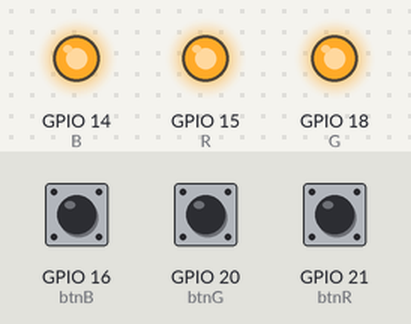
The program below on a simulated Raspberry Pi (BCM pin numbers). Parts: output pins drawn as LEDs (lit = HIGH). Inputs (shaded band) come from the test bench; at power-on: GPIO 16 (btnB) HIGH, GPIO 20 (btnG) HIGH, GPIO 21 (btnR) HIGH.

Above: at 1.2 s.
1.3 s: GPIO 16 (btnB) pulled LOW for 0.15 s
At 1.37 s:
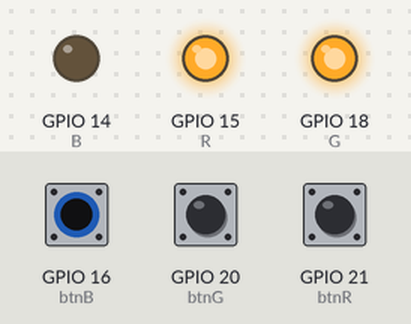
2.9 s: GPIO 20 (btnG) pulled LOW for 0.15 s
At 2.98 s:
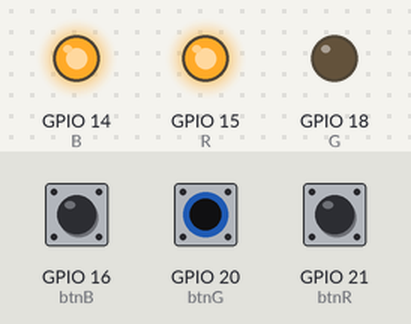
4.5 s: GPIO 21 (btnR) pulled LOW for 0.15 s
At 4.58 s:
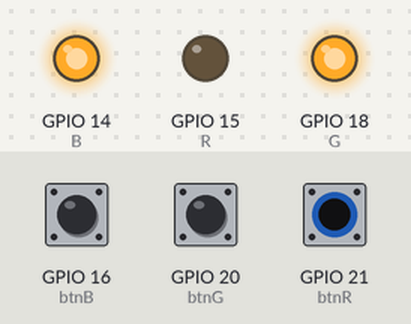
6.1 s: GPIO 21 (btnR) pulled LOW for 3.2 s
At 10.4 s:
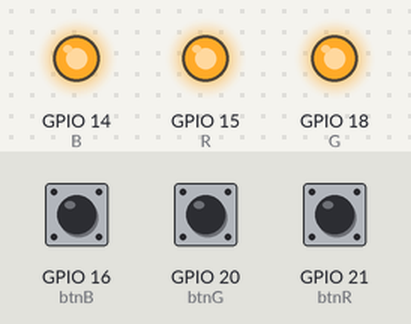
10.8 s: GPIO 16 (btnB) pulled LOW for 3.2 s
At 11.7 s:
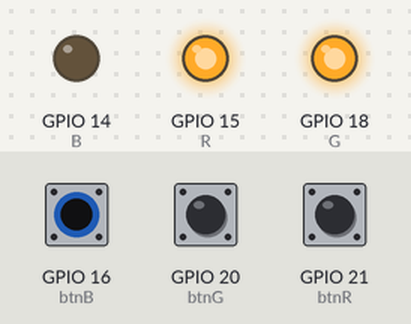
15.5 s: GPIO 16 (btnB) driven LOW and GPIO 20 (btnG) driven LOW
At 16.4 s:
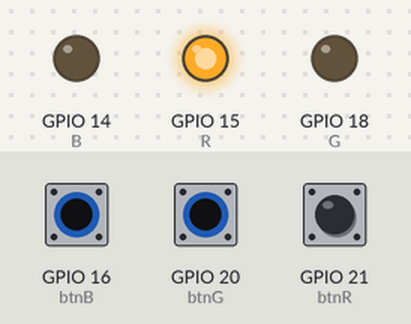
Timing chart, 0 to 18.0 s (numbered marks = the images above; inputs shaded):
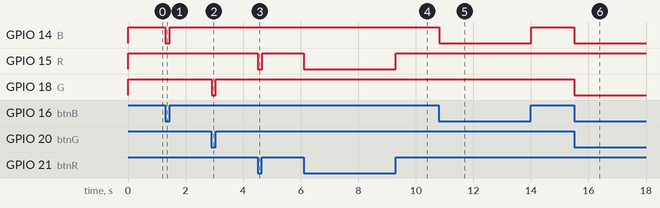

The program:

prog.py
```python
#!/usr/bin/env python
# encoding: utf-8

import RPi.GPIO
import time

R,G,B=15,18,14

# 按钮输出针脚连接的GPIO口
btnR, btnG, btnB=21,20,16

RPi.GPIO.setmode(RPi.GPIO.BCM)

RPi.GPIO.setup(R, RPi.GPIO.OUT)
RPi.GPIO.setup(G, RPi.GPIO.OUT)
RPi.GPIO.setup(B, RPi.GPIO.OUT)

# 按钮连接的GPIO针脚的模式设置为信号输入模式，同时默认拉高GPIO口电平，
# 当GND没有被接通时，GPIO口处于高电平状态，取的的值为1
# 注意到这是一个可选项，如果不在程序里面设置，通常的做法是通过一个上拉电阻连接到VCC上使之默认保持高电平
RPi.GPIO.setup(btnR, RPi.GPIO.IN, pull_up_down=RPi.GPIO.PUD_UP)
RPi.GPIO.setup(btnG, RPi.GPIO.IN, pull_up_down=RPi.GPIO.PUD_UP)
RPi.GPIO.setup(btnB, RPi.GPIO.IN, pull_up_down=RPi.GPIO.PUD_UP)

try:

	t = 0.4
	RPi.GPIO.output(R, True)
	RPi.GPIO.output(G, True)
	RPi.GPIO.output(B, True)
	while True:
		time.sleep(0.01)

		# 检测红色按钮是否被按下，如果被按下(低电平)，则亮红灯(输出低电平)，否则关红灯
		if (RPi.GPIO.input(btnR) == 0):
			RPi.GPIO.output(R, False)
		else:
			RPi.GPIO.output(R, True)

		# 检测绿色按钮是否被按下，如果被按下(低电平)，则亮红绿灯(输出低电平)，否则关绿灯
		if (RPi.GPIO.input(btnG) == 0):
			RPi.GPIO.output(G, False)
		else:
			RPi.GPIO.output(G, True)

		# 检测蓝色按钮是否被按下，如果被按下(低电平)，则亮蓝灯(输出低电平)，否则关蓝灯
		if (RPi.GPIO.input(btnB) == 0):
			RPi.GPIO.output(B, False)
		else:
			RPi.GPIO.output(B, True)

except KeyboardInterrupt:
	pass

RPi.GPIO.cleanup()
```

Measured:
- after the input at 1.3 s, GPIO 14 (B): HIGH → LOW at once, → HIGH 0.15 s later
- after the input at 2.9 s, GPIO 18 (G): HIGH → LOW at once, → HIGH 0.15 s later
- after the input at 4.5 s, GPIO 15 (R): HIGH → LOW at once, → HIGH 0.15 s later
- after the input at 6.1 s, GPIO 15 (R): HIGH → LOW at once, → HIGH 3.2 s later
- after the input at 10.8 s, GPIO 14 (B): HIGH → LOW at once, → HIGH 3.2 s later
- after the input at 15.5 s, GPIO 14 (B), GPIO 18 (G): HIGH → LOW at once
